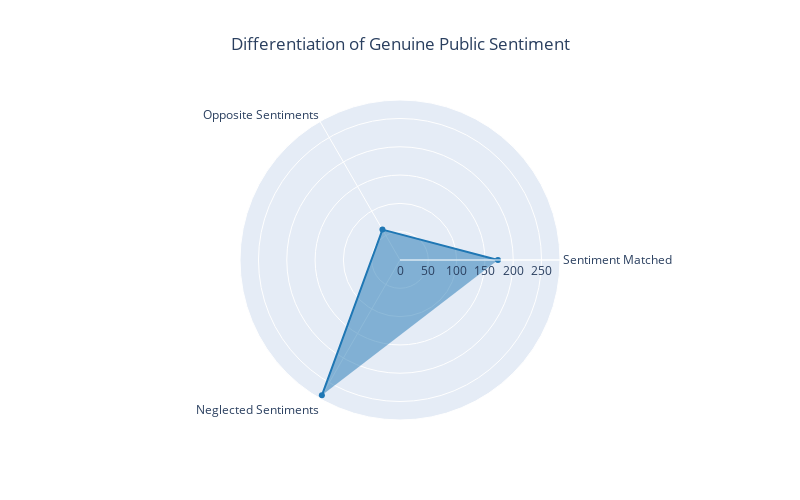

The cell this chart's notebook holds for it:
### Code cell
import plotly.graph_objects as go

# Data
categories = ['Sentiment Matched', 'Opposite Sentiments', 'Neglected Sentiments']
sums = [173, 62, 276]

# Create radar chart
fig = go.Figure(go.Scatterpolar(
    r=sums,
    theta=categories,
    fill='toself',
    marker=dict(color='#1f77b4'),  # Color for the radar area
    name='Sentiment Differentiation'
))

# Update layout
fig.update_layout(
    polar=dict(
        radialaxis=dict(visible=True),
    ),
    showlegend=False,
    title="Differentiation of Genuine Public Sentiment",
    title_x=0.5,
    height=500,
    width=800
)

fig.show()

### Figure 1 — Plotly figure (JSON) as saved in the notebook; plotly's stock layout.template omitted (floating-point values rounded to 4 significant figures)
{"data": [{"fill": "toself", "marker": {"color": "#1f77b4"}, "name": "Sentiment Differentiation", "r": [173, 62, 276], "theta": ["Sentiment Matched", "Opposite Sentiments", "Neglected Sentiments"], "type": "scatterpolar"}], "layout": {"height": 500, "polar": {"radialaxis": {"visible": true}}, "showlegend": false, "title": {"text": "Differentiation of Genuine Public Sentiment", "x": 0.5}, "width": 800}}
